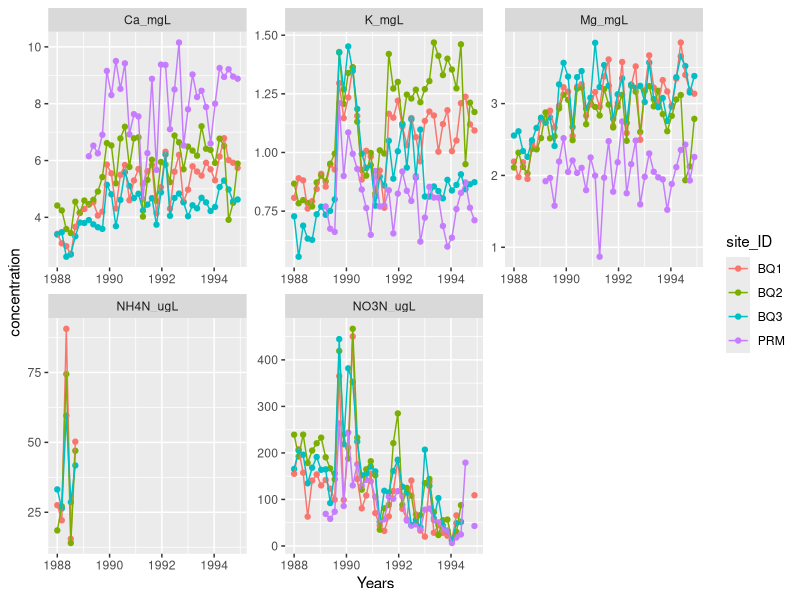
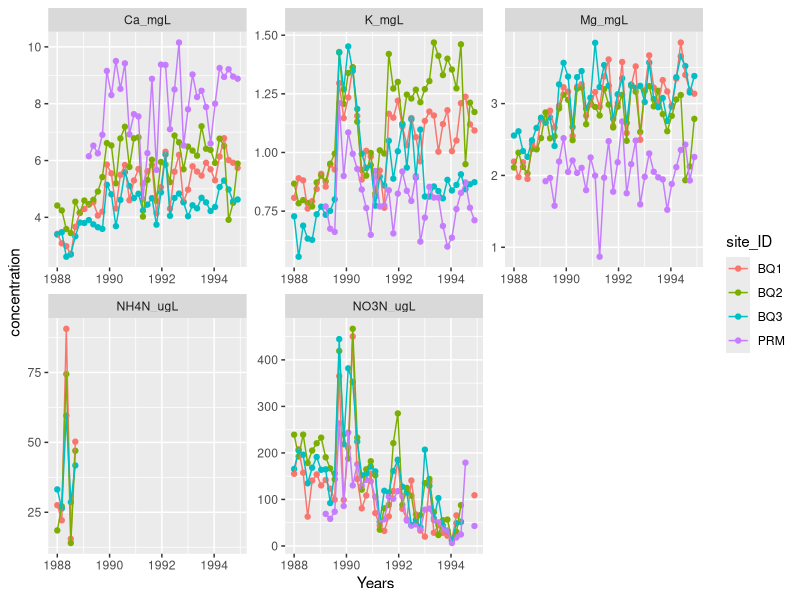

Write R code to recreate these figures, in order.
## ---- chunk 1
library(tidyverse)

Figure_3_Reproduction <- read_csv("../output/figure-3-reproduction-data.csv")

ggplot(
  data = Figure_3_Reproduction,
  mapping = aes(
    x = window_start,
    y = concentration,
    color = site_ID
  )
) +
  geom_point() +
  geom_line() +
  scale_x_date(name = "Years") +
  facet_wrap(~ion, scales = "free")
ggsave("../figs/figure-3-reproduction.png")
